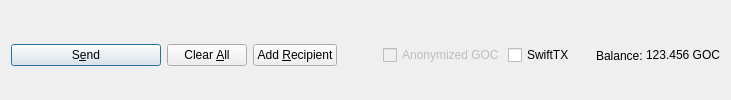
         <widget class="QFrame" name="frame_Send">
          <layout class="QHBoxLayout" name="horizontalLayout">
           <property name="bottomMargin">
            <number>0</number>
           </property>
           <item>
            <widget class="QPushButton" name="sendButton">
             <property name="minimumSize">
              <size>
               <width>150</width>
               <height>0</height>
              </size>
             </property>
             <property name="toolTip">
              <string>Confirm the send action</string>
             </property>
             <property name="text">
              <string>S&amp;end</string>
             </property>
             <property name="icon">
              <iconset resource="../gocoin.qrc">
               <normaloff>:/icons/send</normaloff>:/icons/send</iconset>
             </property>
             <property name="autoDefault">
              <bool>false</bool>
             </property>
             <property name="default">
              <bool>true</bool>
             </property>
            </widget>
           </item>
           <item>
            <widget class="QPushButton" name="clearButton">
             <property name="sizePolicy">
              <sizepolicy hsizetype="Minimum" vsizetype="Fixed">
               <horstretch>0</horstretch>
               <verstretch>0</verstretch>
              </sizepolicy>
             </property>
             <property name="toolTip">
              <string>Clear all fields of the form.</string>
             </property>
             <property name="text">
              <string>Clear &amp;All</string>
             </property>
             <property name="icon">
              <iconset resource="../gocoin.qrc">
               <normaloff>:/icons/remove</normaloff>:/icons/remove</iconset>
             </property>
             <property name="autoDefault">
              <bool>false</bool>
             </property>
            </widget>
           </item>
           <item>
            <widget class="QPushButton" name="addButton">
             <property name="toolTip">
              <string>Send to multiple recipients at once</string>
             </property>
             <property name="text">
              <string>Add &amp;Recipient</string>
             </property>
             <property name="icon">
              <iconset resource="../gocoin.qrc">
               <normaloff>:/icons/add</normaloff>:/icons/add</iconset>
             </property>
             <property name="autoDefault">
              <bool>false</bool>
             </property>
            </widget>
           </item>
           <item>
            <spacer name="horizontalSpacer">
             <property name="orientation">
              <enum>Qt::Horizontal</enum>
             </property>
             <property name="sizeHint" stdset="0">
              <size>
               <width>40</width>
               <height>20</height>
              </size>
             </property>
            </spacer>
           </item>
           <item>
            <layout class="QHBoxLayout" name="horizontalLayout_2">
             <property name="spacing">
              <number>3</number>
             </property>
             <item>
              <widget class="QCheckBox" name="checkzBND">
               <property name="enabled">
                <bool>false</bool>
               </property>
               <property name="text">
                <string>Anonymized GOC</string>
               </property>
              </widget>
             </item>
             <item>
              <widget class="QCheckBox" name="checkSwiftTX">
               <property name="enabled">
                <bool>true</bool>
               </property>
               <property name="minimumSize">
                <size>
                 <width>85</width>
                 <height>0</height>
                </size>
               </property>
               <property name="text">
                <string>SwiftTX</string>
               </property>
              </widget>
             </item>
             <item>
              <widget class="QLabel" name="label">
               <property name="text">
                <string>Balance:</string>
               </property>
              </widget>
             </item>
             <item>
              <widget class="QLabel" name="labelBalance">
               <property name="sizePolicy">
                <sizepolicy hsizetype="Preferred" vsizetype="Fixed">
                 <horstretch>0</horstretch>
                 <verstretch>0</verstretch>
                </sizepolicy>
               </property>
               <property name="cursor">
                <cursorShape>IBeamCursor</cursorShape>
               </property>
               <property name="text">
                <string notr="true">123.456 GOC</string>
               </property>
               <property name="textInteractionFlags">
                <set>Qt::LinksAccessibleByMouse|Qt::TextSelectableByKeyboard|Qt::TextSelectableByMouse</set>
               </property>
              </widget>
             </item>
            </layout>
           </item>
          </layout>
         </widget>
